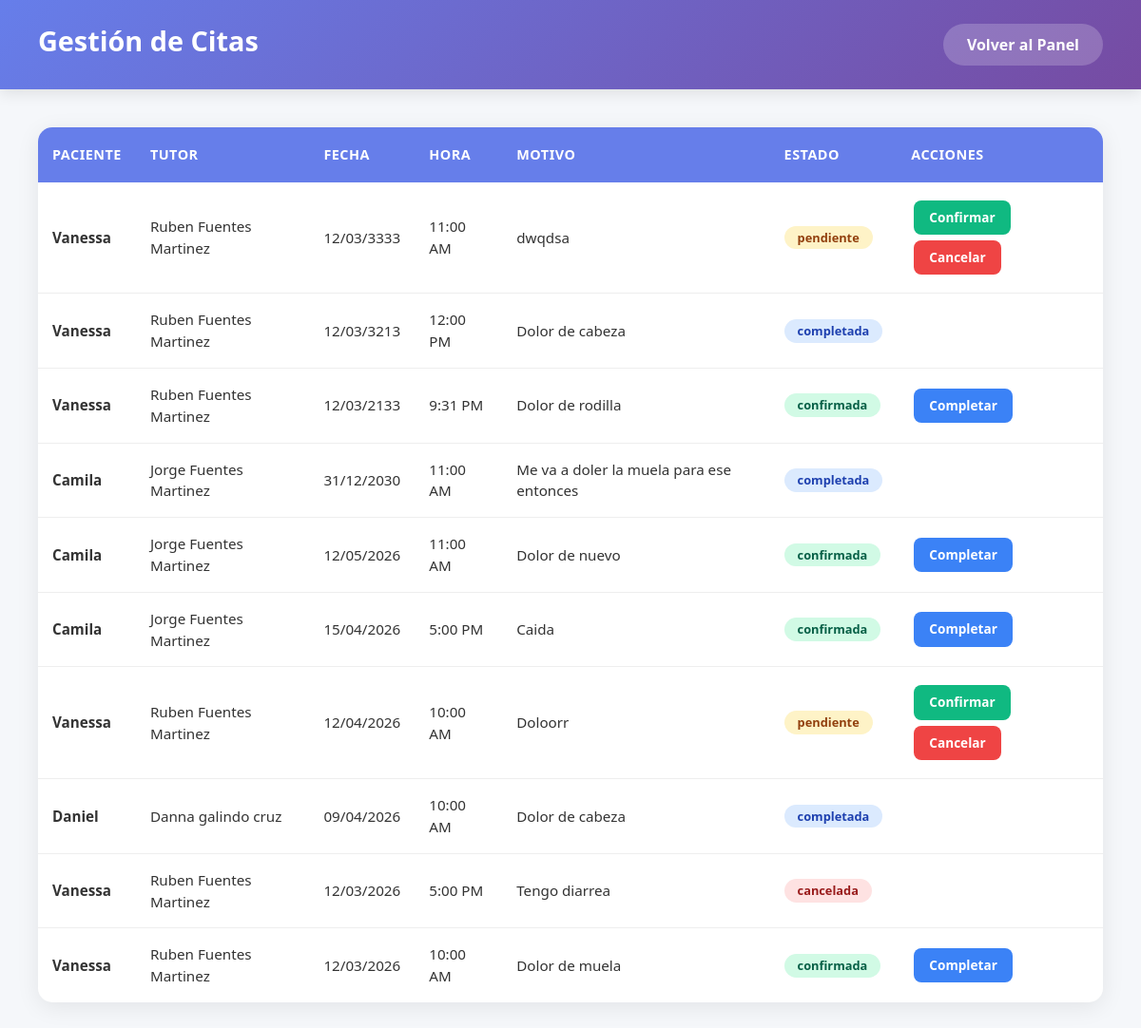
Screenshot of /PediatraNew/public/doctor/gestionar-citas.php (signed in) with the database file from the repository.
### tables this page shows
CREATE TABLE `citas` (
  `id` int(11) NOT NULL,
  `paciente_id` int(11) DEFAULT NULL,
  `doctor_id` int(11) DEFAULT NULL,
  `fecha_hora` datetime NOT NULL,
  `motivo_consulta` text DEFAULT NULL,
  `estado` enum('pendiente','confirmada','cancelada','completada') DEFAULT 'pendiente'
);

CREATE TABLE `pacientes` (
  `id` int(11) NOT NULL,
  `usuario_id` int(11) DEFAULT NULL,
  `nombre` varchar(100) NOT NULL,
  `fecha_nacimiento` date NOT NULL,
  `genero` enum('M','F','Otro') DEFAULT NULL,
  `curp` varchar(18) DEFAULT NULL,
  `antecedentes` text DEFAULT NULL
);

CREATE TABLE `usuarios` (
  `id` int(11) NOT NULL,
  `nombre_completo` varchar(100) NOT NULL,
  `email` varchar(100) NOT NULL,
  `telefono` varchar(20) DEFAULT NULL,
  `password_hash` varchar(255) NOT NULL,
  `fecha_registro` datetime DEFAULT current_timestamp(),
  `activo` tinyint(1) DEFAULT 1
);

### PediatraNew/public/doctor/gestionar-citas.php (the view, shortened to what this page needs)
<?php
require_once '../../api/conexion.php';
?>
<!DOCTYPE html>
<html lang="es">
<head>
    <link href="https://cdn.jsdelivr.net/npm/bootstrap@5.3.0/dist/css/bootstrap.min.css" rel="stylesheet">
</head>
<body>
    <div class="page-header">
        <h1>Gestión de Citas</h1>
        <a href="dashboard.php" class="btn-volver">Volver al Panel</a>
    </div>
    <div class="content">
        <div class="table-container">
            <table>
                <thead>
                    <tr>
                        <th>Paciente</th>
                        <th>Tutor</th>
                        <th>Fecha</th>
                        <th>Hora</th>
                        <th>Motivo</th>
                        <th>Estado</th>
                        <th>Acciones</th>
                    </tr>
                </thead>
                <tbody>
                    <?php
                    $citas = $conexion->query("SELECT c.*, p.nombre as paciente, u.nombre_completo as tutor
                                            FROM citas c
                                            JOIN pacientes p ON c.paciente_id = p.id
                                            JOIN usuarios u ON p.usuario_id = u.id
                                            ORDER BY c.fecha_hora DESC");
                    if ($citas->num_rows > 0) {
                        while ($cita = $citas->fetch_assoc()) {
                            $fecha = date('d/m/Y', strtotime($cita['fecha_hora']));
                            $hora = date('g:i A', strtotime($cita['fecha_hora']));
                            echo "<tr>";
                            echo "<td><strong>" . htmlspecialchars($cita['paciente']) . "</strong></td>";
                            echo "<td>" . htmlspecialchars($cita['tutor']) . "</td>";
                            echo "<td>$fecha</td>";
                            echo "<td>$hora</td>";
                            echo "<td>" . htmlspecialchars($cita['motivo_consulta']) . "</td>";
                            echo "<td><span class='badge badge-" . $cita['estado'] . "'>" . $cita['estado'] . "</span></td>";
                            echo "<td>";
                            if ($cita['estado'] == 'pendiente') {
                                echo "<a href='?accion=confirmar&id=" . $cita['id'] . "' class='btn-accion btn-confirmar'>Confirmar</a>";
                                echo "<a href='?accion=cancelar&id=" . $cita['id'] . "' class='btn-accion btn-cancelar'>Cancelar</a>";
                            }
                            if ($cita['estado'] == 'confirmada') {
                                echo "<a href='?accion=completar&id=" . $cita['id'] . "' class='btn-accion btn-completar'>Completar</a>";
                            }
                            echo "</td></tr>";
                        }
                    } else {
                        echo "<tr><td colspan='7' class='sin-datos'>No hay citas registradas</td></tr>";
                    }
                    ?>
                </tbody>
            </table>
        </div>
    </div>
</body>
</html>

### PediatraNew/public/doctor/gestionar-citas.php (style rules this page uses)
* { margin: 0; padding: 0; box-sizing: border-box; }
body { font-family: 'Segoe UI', Tahoma, Geneva, Verdana, sans-serif; background: #f5f7fa; min-height: 100vh; }
.page-header { background: linear-gradient(135deg, #667eea 0%, #764ba2 100%); padding: 25px 40px; display: flex; justify-content: space-between; align-items: center; box-shadow: 0 4px 15px rgba(0,0,0,0.1); }
.page-header h1 { color: white; font-size: 1.8rem; font-weight: 700; }
.btn-volver { background: rgba(255,255,255,0.2); color: white; padding: 10px 25px; border: none; border-radius: 25px; text-decoration: none; font-weight: 600; transition: all 0.3s; }
.content { padding: 40px; max-width: 1400px; margin: 0 auto; }
.table-container { background: white; border-radius: 15px; overflow: hidden; box-shadow: 0 5px 25px rgba(0,0,0,0.08); }
.table-container table { width: 100%; border-collapse: collapse; }
.table-container th { background: #667eea; color: white; padding: 18px 15px; text-align: left; font-weight: 600; font-size: 0.9rem; text-transform: uppercase; letter-spacing: 0.5px; }
.table-container td { padding: 16px 15px; border-bottom: 1px solid #eee; font-size: 0.95rem; color: #333; }
.table-container tr:last-child td { border-bottom: none; }
.badge { padding: 6px 14px; border-radius: 20px; font-size: 0.8rem; font-weight: 600; display: inline-block; }
.badge-pendiente { background: #fef3c7; color: #92400e; }
.badge-confirmada { background: #d1fae5; color: #065f46; }
.badge-cancelada { background: #fee2e2; color: #991b1b; }
.badge-completada { background: #dbeafe; color: #1e40af; }
.btn-accion { padding: 8px 16px; border: none; border-radius: 8px; text-decoration: none; font-size: 0.85rem; font-weight: 600; margin: 3px; display: inline-block; transition: all 0.3s; }
.btn-confirmar { background: #10b981; color: white; }
.btn-cancelar { background: #ef4444; color: white; }
.btn-completar { background: #3b82f6; color: white; }

### rows the page displays
citas: paciente.nombre "Vanessa", usuarios.nombre_completo "Ruben Fuentes Martinez", fecha_hora "12/03/3333", fecha_hora "11:00 AM", motivo_consulta "dwqdsa", estado "pendiente"
citas: paciente.nombre "Vanessa", usuarios.nombre_completo "Ruben Fuentes Martinez", fecha_hora "12/03/3213", fecha_hora "12:00 PM", motivo_consulta "Dolor de cabeza", estado "completada"
citas: paciente.nombre "Vanessa", usuarios.nombre_completo "Ruben Fuentes Martinez", fecha_hora "12/03/2133", fecha_hora "9:31 PM", motivo_consulta "Dolor de rodilla", estado "confirmada"
citas: paciente.nombre "Camila", usuarios.nombre_completo "Jorge Fuentes Martinez", fecha_hora "31/12/2030", fecha_hora "11:00 AM", motivo_consulta "Me va a doler la muela para ese entonces", estado "completada"
citas: paciente.nombre "Camila", usuarios.nombre_completo "Jorge Fuentes Martinez", fecha_hora "12/05/2026", fecha_hora "11:00 AM", motivo_consulta "Dolor de nuevo", estado "confirmada"
citas: paciente.nombre "Camila", usuarios.nombre_completo "Jorge Fuentes Martinez", fecha_hora "15/04/2026", fecha_hora "5:00 PM", motivo_consulta "Caida", estado "confirmada"
citas: paciente.nombre "Vanessa", usuarios.nombre_completo "Ruben Fuentes Martinez", fecha_hora "12/04/2026", fecha_hora "10:00 AM", motivo_consulta "Doloorr", estado "pendiente"
citas: paciente.nombre "Daniel", usuarios.nombre_completo "Danna galindo cruz", fecha_hora "09/04/2026", fecha_hora "10:00 AM", motivo_consulta "Dolor de cabeza", estado "completada"
citas: paciente.nombre "Vanessa", usuarios.nombre_completo "Ruben Fuentes Martinez", fecha_hora "12/03/2026", fecha_hora "5:00 PM", motivo_consulta "Tengo diarrea", estado "cancelada"
citas: paciente.nombre "Vanessa", usuarios.nombre_completo "Ruben Fuentes Martinez", fecha_hora "12/03/2026", fecha_hora "10:00 AM", motivo_consulta "Dolor de muela", estado "confirmada"
